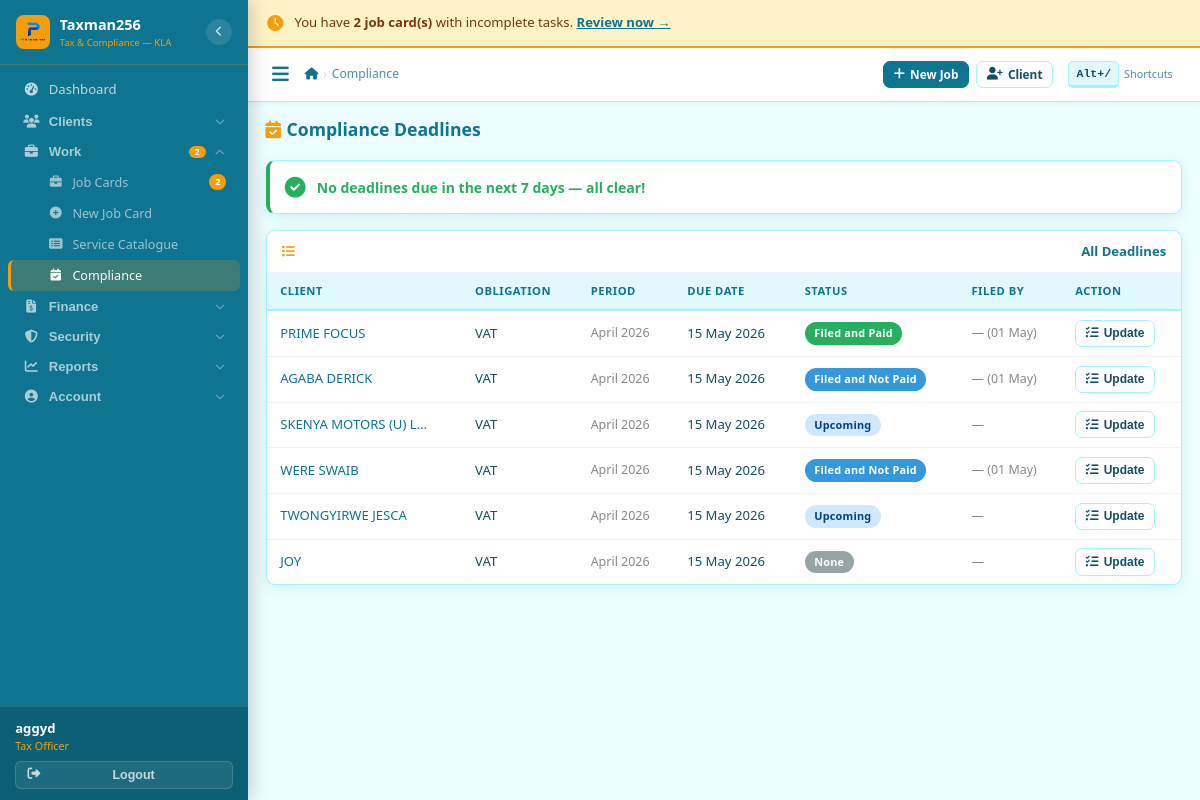
Before: /compliance/ (signed in) with the older database file.
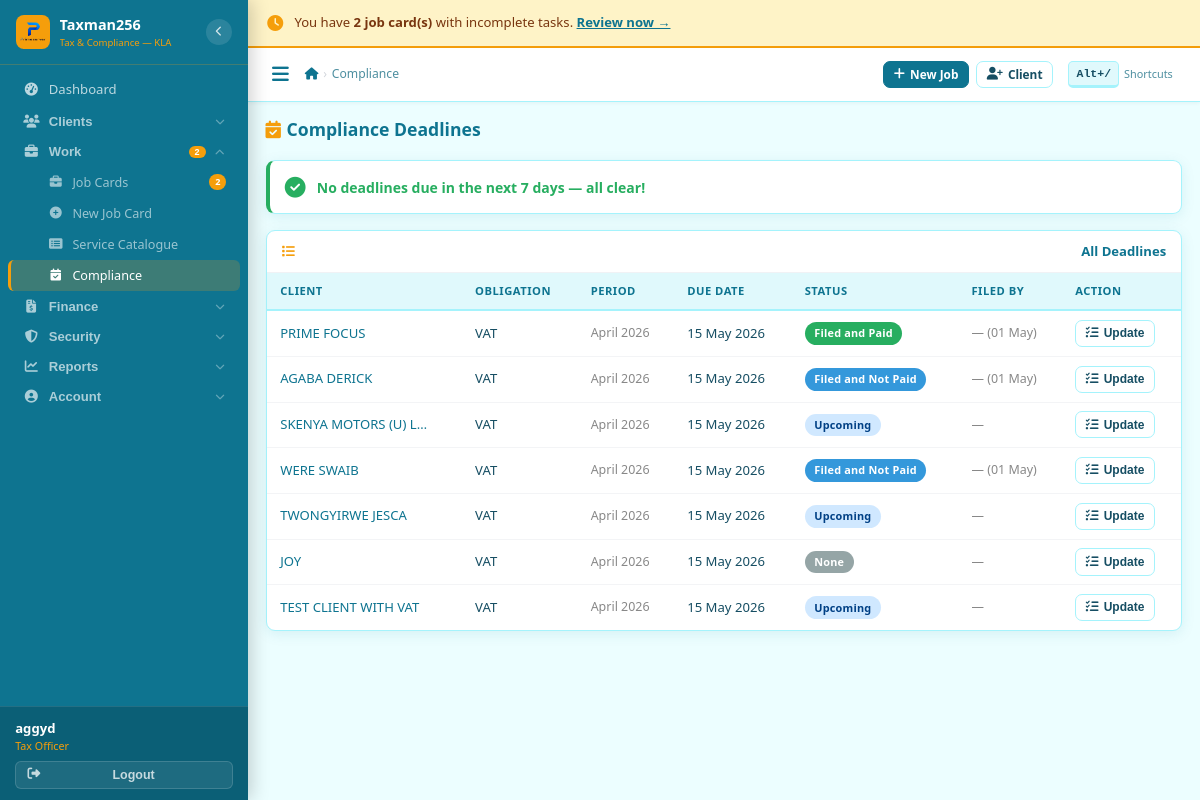
After: the same page with the newer database file.
### compliance/models.py (models this page shows, shortened)
class ComplianceDeadline(models.Model):
    STATUS = [
        ('upcoming', 'Upcoming'),
        ('filed_and_paid', 'Filed and Paid'),
        ('filed_not_paid', 'Filed and Not Paid'),
        ('paid_not_filed', 'Paid but Not Filed'),
        ('none', 'None'),
        ('overdue', 'Overdue'),
        ('penalty_issued', 'Penalty Issued'),
        ('waived', 'Waived'),
    ]
    obligation = models.ForeignKey(ComplianceObligation, on_delete=models.CASCADE, related_name='deadlines')
    period_label = models.CharField(max_length=50)
    due_date = models.DateField()
    status = models.CharField(max_length=20, choices=STATUS, default='upcoming')
    filed_date = models.DateField(null=True, blank=True)
    filed_by = models.ForeignKey(User, on_delete=models.SET_NULL, null=True, blank=True)
    job_card = models.ForeignKey(JobCard, on_delete=models.SET_NULL, null=True, blank=True)
    invoice = models.ForeignKey('billing.Invoice', on_delete=models.SET_NULL, null=True, blank=True)
    penalty_amount = models.DecimalField(max_digits=12, decimal_places=2, null=True, blank=True)
    notes = models.TextField(blank=True)
    class Meta:
        ordering = ['due_date']
        unique_together = ('obligation', 'period_label')

class ComplianceObligation(models.Model):
    FREQUENCY = [('monthly','Monthly'),('quarterly','Quarterly'),('annual','Annual')]
    client = models.ForeignKey(Client, on_delete=models.CASCADE, related_name='obligations')
    service_type = models.ForeignKey(ServiceType, on_delete=models.CASCADE)
    frequency = models.CharField(max_length=20, choices=FREQUENCY, default='monthly')
    is_active = models.BooleanField(default=True)
    custom_deadline = models.DateField(null=True, blank=True)
    start_date = models.DateField(auto_now_add=True)
    class Meta:
        unique_together = ('client', 'service_type')

### clients/models.py (models this page shows, shortened)
class Client(models.Model):
    CLIENT_TYPE = [('individual','Individual'),('company','Company'),('ngo','NGO'),('partnership','Partnership')]
    STATUS = [('active','Active'),('dormant','Dormant'),('suspended','Suspended'),('blacklisted','Blacklisted')]
    client_id = models.CharField(max_length=20, unique=True, editable=False)
    client_type = models.CharField(max_length=20, choices=CLIENT_TYPE, default='individual')
    full_name = models.CharField(max_length=200)
    trading_name = models.CharField(max_length=200, blank=True)
    tin = models.CharField(max_length=50, blank=True, unique=False, verbose_name='TIN')
    phone_primary = models.CharField(max_length=20)
    phone_whatsapp = models.CharField(max_length=20, blank=True)
    email = models.EmailField(blank=True)
    physical_address = models.CharField(max_length=300, blank=True)
    district = models.CharField(max_length=100, default='Kampala')
    date_registered = models.DateField(auto_now_add=True)
    referred_by = models.ForeignKey('self', null=True, blank=True, on_delete=models.SET_NULL, related_name='referrals')
    assigned_officer = models.ForeignKey(User, on_delete=models.SET_NULL, null=True, related_name='assigned_clients')
    status = models.CharField(max_length=20, choices=STATUS, default='active')
    notes = models.TextField(blank=True)
    total_outstanding = models.DecimalField(max_digits=15, decimal_places=2, default=0)
    last_transaction_date = models.DateField(null=True, blank=True)
    created_by = models.ForeignKey(User, on_delete=models.SET_NULL, null=True, related_name='created_clients')
    created_at = models.DateTimeField(auto_now_add=True)
    updated_at = models.DateTimeField(auto_now=True)
    class Meta:
        ordering = ['-created_at']
    def get_display_name(self):
        return self.full_name

### services/models.py (models this page shows, shortened)
class ServiceType(models.Model):
    CATEGORY = [
        ('ura_filing','URA Filing'),('nssf','NSSF'),('ursb','URSB'),
        ('ura_advisory','URA Advisory'),('immigration','Immigration'),
        ('customs','Customs'),('advisory','Advisory'),('miscellaneous','Miscellaneous'),
    ]
    DEADLINE_TYPE = [
        ('monthly_15','15th of Following Month'),
        ('annual_dec31','Annual — 31 December'),
        ('annual_jun30','Annual — 30 June'),
        ('annual_ursb','URSB Annual (12 months from incorporation)'),
        ('none','No Fixed Deadline'),
    ]
    name = models.CharField(max_length=200)
    category = models.CharField(max_length=30, choices=CATEGORY)
    default_price = models.DecimalField(max_digits=12, decimal_places=2, default=0)
    deadline_type = models.CharField(max_length=20, choices=DEADLINE_TYPE, default='none')
    is_recurring = models.BooleanField(default=False)
    vat_applicable = models.BooleanField(default=False)
    description = models.TextField(blank=True)
    is_active = models.BooleanField(default=True)

### core/models.py (models this page shows, shortened)
class User(AbstractUser):
    ROLE_CHOICES = [
        ('receptionist', 'Receptionist'),
        ('tax_officer',  'Tax Officer'),
        ('senior_officer','Senior Officer'),
        ('manager',      'Manager'),
        ('admin',        'Admin'),
    ]
    THEME_CHOICES = [
        ('ocean',    'Ocean Teal'),
    ]
    role              = models.CharField(max_length=20, choices=ROLE_CHOICES, default='tax_officer')
    phone_whatsapp    = models.CharField(max_length=20, blank=True,
                                         help_text='WhatsApp number used for sending reminders (e.g. +256785230670)')
    email_notify      = models.EmailField(blank=True,
                                          help_text='Email used for sending communications (e.g. taxissues.go@gmail.com)')
    is_active_staff   = models.BooleanField(default=True)
    date_joined_firm  = models.DateField(null=True, blank=True)
    receive_debt_alerts = models.BooleanField(default=True,
                                               help_text='Receive Saturday/Monday debt reports')
    receive_task_reminders = models.BooleanField(default=True,
                                                  help_text='Receive reminders for incomplete tasks')
    ui_theme          = models.CharField(max_length=20, choices=THEME_CHOICES, default='ocean')

### compliance/views.py (the view)
# urls.py: path('', views.deadline_list, name='list'),
@login_required
def deadline_list(request):
    today = timezone.now().date()
    seven_days = today + timezone.timedelta(days=7)
    ComplianceDeadline.objects.filter(status='upcoming', due_date__lt=today).update(status='overdue')
    upcoming = ComplianceDeadline.objects.filter(
        status='upcoming', due_date__lte=seven_days
    ).select_related('obligation__client', 'obligation__service_type').order_by('due_date')
    all_deadlines = ComplianceDeadline.objects.select_related(
        'obligation__client', 'obligation__service_type', 'filed_by', 'invoice'
    ).order_by('due_date')[:100]
    return render(request, 'compliance/deadline_list.html', {
        'upcoming': upcoming, 'all_deadlines': all_deadlines, 'today': today,
    })

### templates/compliance/deadline_list.html (shortened to what the changed rows need)
{% extends 'base.html' %}
{% block content %}
<div class="card-box">
  <div class="tbl-wrap">
    <table class="tbl">
      <thead><tr><th>Client</th><th>Obligation</th><th>Period</th><th>Due Date</th><th>Status</th><th>Filed By</th><th>Action</th></tr></thead>
      <tbody>
        {% for d in all_deadlines %}
        <tr>
          <td><a href="{% url 'clients:detail' d.obligation.client.pk %}">{{ d.obligation.client.get_display_name|truncatechars:20 }}</a></td>
          <td style="font-size:.82rem">{{ d.obligation.service_type.name|truncatechars:24 }}</td>
          <td style="font-size:.78rem;color:#888">{{ d.period_label }}</td>
          <td style="font-size:.82rem;{% if d.status == 'overdue' %}color:#e74c3c;font-weight:700{% endif %}">{{ d.due_date|date:"d M Y" }}</td>
          <td>
            {% if d.status == 'filed_and_paid' %}
              <span class="badge" style="background:#27ae60;color:white">{{ d.get_status_display }}</span>
            {% elif d.status == 'filed_not_paid' %}
              <span class="badge" style="background:#3498db;color:white">{{ d.get_status_display }}</span>
            {% elif d.status == 'paid_not_filed' %}
              <span class="badge" style="background:#f39c12;color:white">{{ d.get_status_display }}</span>
            {% elif d.status == 'none' %}
              <span class="badge" style="background:#95a5a6;color:white">{{ d.get_status_display }}</span>
            {% else %}
              <span class="badge badge-{{ d.status }}">{{ d.get_status_display }}</span>
            {% endif %}
          </td>
          <td style="font-size:.78rem;color:#888">{{ d.filed_by.get_full_name|default:"—" }}{% if d.filed_date %} ({{ d.filed_date|date:"d M" }}){% endif %}</td>
          <td>
            <div class="action-dropdown" style="position:relative;display:inline-block">
              <button class="btn btn-outline btn-sm dropdown-toggle" type="button" onclick="toggleDropdown(this)" aria-expanded="false" style="font-size:.75rem">
                <i class="fas fa-tasks"></i> Update
              </button>
            </div>
          </td>
        </tr>
        {% empty %}
        <tr><td colspan="7"><div class="empty-state"><i class="fas fa-calendar"></i><p>No compliance deadlines configured yet</p></div></td></tr>
        {% endfor %}
      </tbody>
    </table>
  </div>
</div>
{% endblock %}

Changed rows visible on the page:
added ComplianceDeadline: obligation.client.get_display_name "TEST CLIENT WITH VAT", obligation.service_type.name "VAT", period_label "April 2026", due_date "15 May 2026", status "Upcoming", filed_by.get_full_name "—"
